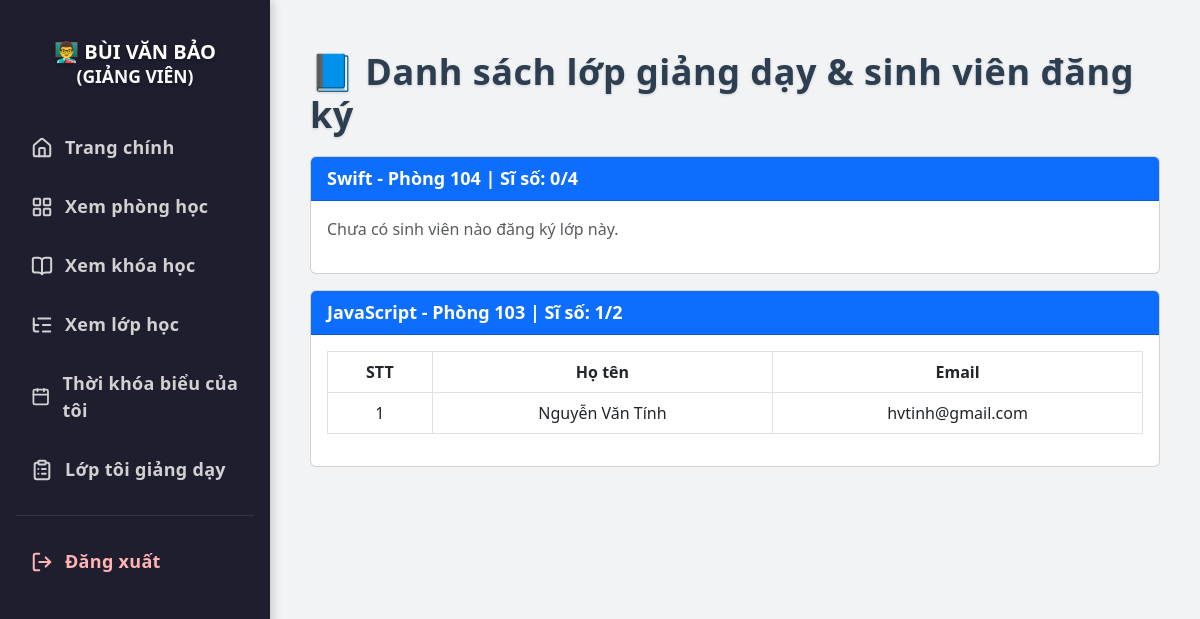
The app's page /teacher/my-class (signed in) with its own data.
### tables this page shows
CREATE TABLE users (
            id INTEGER PRIMARY KEY AUTOINCREMENT,
            full_name TEXT NOT NULL,
            email TEXT NOT NULL UNIQUE,
            password TEXT NOT NULL,
            role TEXT NOT NULL CHECK (role IN ('student', 'teacher', 'admin')),
            dob DATE,                
            phone TEXT,             
            gender TEXT CHECK (gender IN ('male', 'female', 'other')), 
            cccd TEXT              
        , image TEXT);

CREATE TABLE classes (
            id INTEGER PRIMARY KEY AUTOINCREMENT,
            course_id INTEGER NOT NULL,
            teacher_id INTEGER NOT NULL,
            room_id INTEGER NOT NULL,
            capacity INTEGER NOT NULL CHECK (capacity > 0),
            registered INTEGER DEFAULT 0, semester_id INTEGER REFERENCES semesters(id),
            FOREIGN KEY (course_id) REFERENCES courses(id),
            FOREIGN KEY (teacher_id) REFERENCES users(id),
            FOREIGN KEY (room_id) REFERENCES rooms(id)
        );

CREATE TABLE courses (
            id INTEGER PRIMARY KEY AUTOINCREMENT,
            name TEXT NOT NULL UNIQUE,
            description TEXT
        , image TEXT);

CREATE TABLE rooms (
            id INTEGER PRIMARY KEY AUTOINCREMENT,
            name TEXT NOT NULL UNIQUE,
            status TEXT NOT NULL CHECK (status IN ('available', 'occupied', 'maintenance'))
        );

### app.py (the view)
@app.route('/teacher/my-class')
@login_required
def teacher_my_class():
    if current_user.role != 'teacher':
        return "Không có quyền truy cập", 403
    conn = sqlite3.connect('database.db')
    cursor = conn.cursor()
    query = """
        SELECT c.id AS class_id, co.name AS course_name, r.name AS room_name, c.capacity, c.registered
        FROM classes c
        JOIN courses co ON c.course_id = co.id
        JOIN rooms r ON c.room_id = r.id
        WHERE c.teacher_id = ?
    """
    classes = cursor.execute(query, (current_user.id,)).fetchall()
    registrations = {}
    for cls in classes:
        class_id = cls[0]
        cursor.execute("""
            SELECT u.full_name, u.email
            FROM registrations reg
            JOIN users u ON reg.student_id = u.id
            WHERE reg.class_id = ?
        """, (class_id,))
        registrations[class_id] = cursor.fetchall()
    conn.close()
    return render_template('teacher/my_class.html', classes=classes, registrations=registrations, user=current_user)

### app.py (called while the page is built)
@login_manager.user_loader
def load_user(user_id):
    conn = sqlite3.connect('database.db')
    cursor = conn.cursor()
    cursor.execute("SELECT id, full_name, email, role, image FROM users WHERE id = ?", (user_id,))
    row = cursor.fetchone()
    conn.close()
    if row:
        return User(*row)
    return None

### templates/teacher/my_class.html (shortened to what this page needs)
<!DOCTYPE html>
<html lang="vi">
<head>
  <link href="https://cdn.jsdelivr.net/npm/bootstrap@5.3.0/dist/css/bootstrap.min.css" rel="stylesheet">
</head>
<body>
<div class="sidebar">
  <h4>👨‍🏫 {{ user.full_name }}<br><small class="text-light">(GIẢNG VIÊN)</small></h4>
  <a href="/dashboard"><i data-lucide="home"></i>Trang chính</a>
  <a href="{{ url_for('view_rooms') }}"><i data-lucide="layout-grid"></i>Xem phòng học</a>
  <a href="{{ url_for('view_courses') }}"><i data-lucide="book-open"></i>Xem khóa học</a>
  <a href="{{ url_for('view_classes') }}"><i data-lucide="list-tree"></i>Xem lớp học</a>
  <a href="{{ url_for('teacher_schedule') }}"><i data-lucide="calendar"></i>Thời khóa biểu của tôi</a>
  <a href="{{ url_for('teacher_my_class') }}"><i data-lucide="clipboard-list"></i>Lớp tôi giảng dạy</a>
  <hr class="text-secondary mx-3">
  <a href="{{ url_for('logout') }}" class="logout-link"><i data-lucide="log-out"></i>Đăng xuất</a>
</div>
<div class="main-content">
  <h2>📘 Danh sách lớp giảng dạy & sinh viên đăng ký</h2>
  {% for cls in classes %}
  <div class="card my-3">
      <div class="card-header bg-primary text-white">
          {{ cls[1] }} - {{ cls[2] }} | Sĩ số: {{ cls[4] }}/{{ cls[3] }}
      </div>
      <div class="card-body">
          {% if registrations[cls[0]] %}
          <table class="table table-bordered">
              <thead>
                  <tr>
                      <th>STT</th>
                      <th>Họ tên</th>
                      <th>Email</th>
                  </tr>
              </thead>
              <tbody>
                  {% for student in registrations[cls[0]] %}
                      <tr>
                          <td>{{ loop.index }}</td>
                          <td>{{ student[0] }}</td>
                          <td>{{ student[1] }}</td>
                      </tr>
                  {% endfor %}
              </tbody>
          </table>
          {% else %}
          <p class="text-muted">Chưa có sinh viên nào đăng ký lớp này.</p>
          {% endif %}
      </div>
  </div>
  {% endfor %}
</div>
</body>
</html>

### templates/teacher/my_class.html (style rules this page uses)
body { margin: 0; font-family: 'Segoe UI', sans-serif; background: #f1f3f5; }
.sidebar { width: 270px; min-height: 100vh; background: #1e1e2f; padding-top: 40px; position: fixed; left: 0; top: 0; box-shadow: 2px 0 10px rgba(0, 0, 0, 0.2); }
.sidebar h4 { color: #fff; text-align: center; margin-bottom: 30px; font-weight: 800; font-size: 20px; text-transform: uppercase; text-shadow: 0 2px 4px rgba(0, 0, 0, 0.3); }
.sidebar a { display: flex; align-items: center; padding: 16px 26px; color: #d1d1d1; font-size: 18px; font-weight: 700; text-decoration: none; border-left: 5px solid transparent; transition: all 0.35s ease; letter-spacing: 0.3px; position: relative; }
.sidebar a::before { content: ''; position: absolute; top: 0; left: 0; height: 100%; width: 0; background: linear-gradient(90deg, #4dabf7, #c084fc); transition: width 0.35s ease; z-index: 0; opacity: 0.15; }
.sidebar a svg { width: 22px; height: 22px; margin-right: 12px; stroke-width: 2.2; transition: transform 0.3s ease; z-index: 1; }
.logout-link { color: #ffb3b3 !important; }
.main-content { margin-left: 270px; padding: 50px 40px; }
.main-content h2 { font-size: 36px; font-weight: 900; color: #2c3e50; text-shadow: 0 1px 3px rgba(0, 0, 0, 0.15); margin-bottom: 20px; letter-spacing: 0.5px; }
.card-header { font-size: 18px; font-weight: 600; }
.table th { font-weight: 600; text-align: center; }
.table td { text-align: center; vertical-align: middle; }

### records on screen
users: full_name "BÙI VĂN BẢO"
classes: name "Swift", name "Phòng 104", registered "0", capacity "4", shows "Chưa có sinh viên nào đăng ký lớp này."
classes: name "JavaScript", name "Phòng 103", registered "1", capacity "2"
users: full_name "Nguyễn Văn Tính", email "hvtinh@gmail.com"
